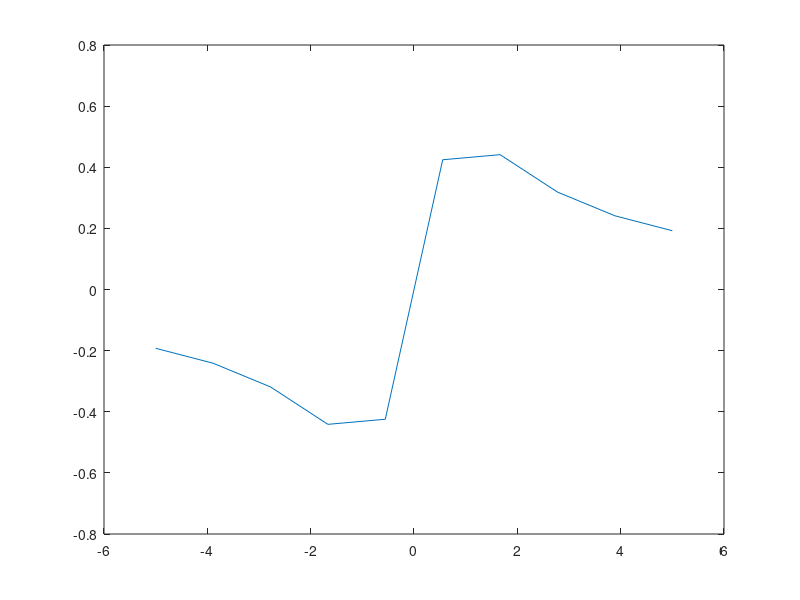
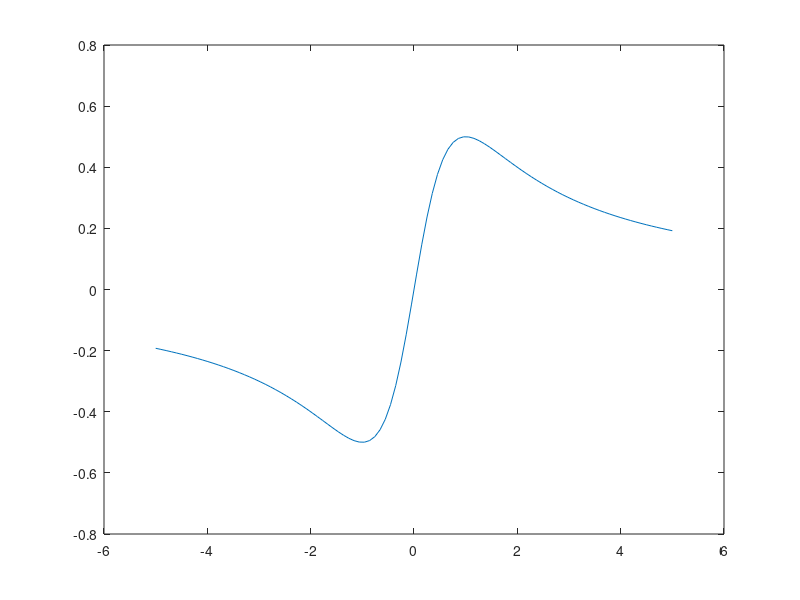
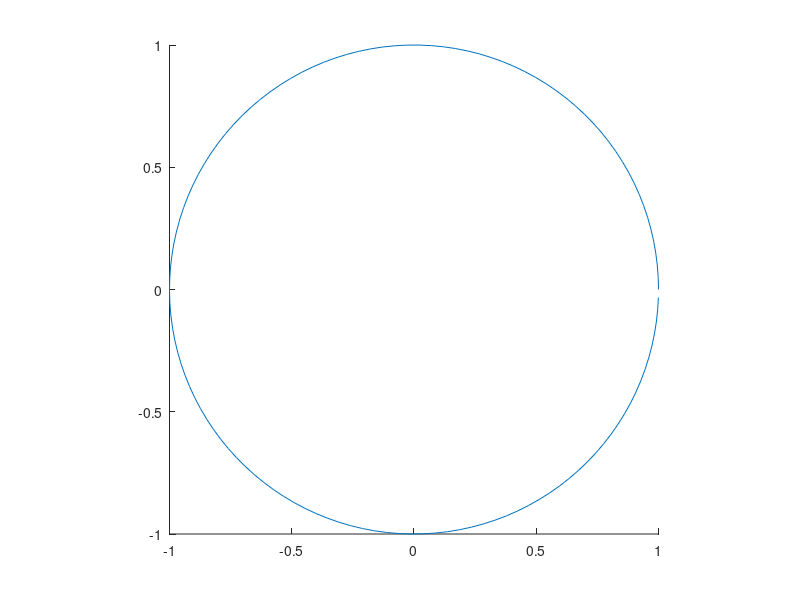
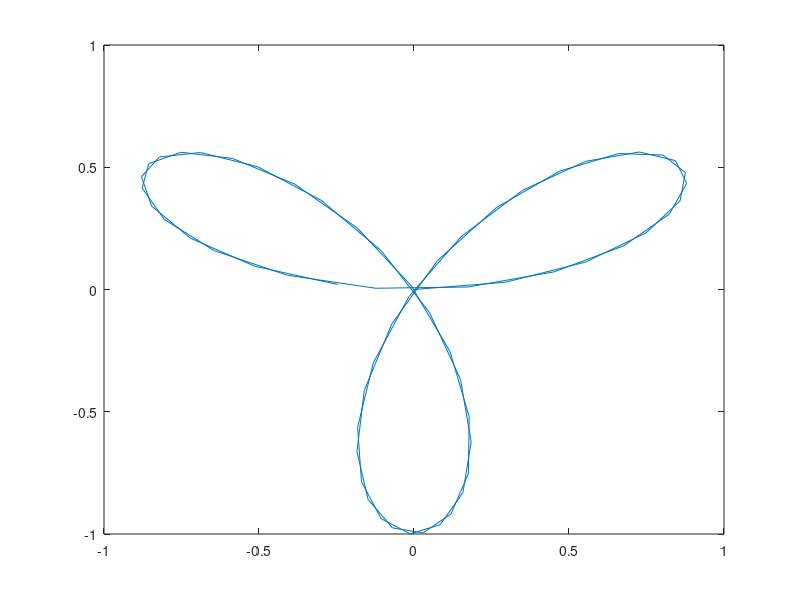

The MATLAB script that drew these images, in order:
%% Lab 1 -- MTH 351 -- John Waczak

%%
clear all;

%% TASK A 
% Fire up MATLAB on your computer can create two 3x5 matrices and name them
% tut1 and tut2. The matrix you call tut2 should contain no zeros.
% Use the size command to verify the size of the matrices you created above
tut1 = [1,2,3,4,5;5,4,3,2,1;0,0,0,0,0]; 
size(tut1)
tut2 = ones(3,5); 
size(tut2)

%% TASK B 
% use only the commands ones and diag to create a 5x5 identity matrix
% Create a row vector of all even integers between 5 and 25.

%%
% creating identity matrix
diag_ones = ones(5,1);
id_mat = diag(diag_ones);
diag_ones
id_mat

%%
% creating even integer vector
even_ints = 6:2:24;
even_ints

%% TASK C

fdj = [ 1 2 3;5 4 3; 6 5 8 ];

fdj
fdj+3
fdj-6
fdj./2
% Demonstrates component-wise addition, subtraction, and addition
%%
abc = 1:10;
def = 5:14;
% initialize two vectors of integers over two specified ranges
ghi = 3*abc + def
% perform vector arithmetic 

%%
abc = [1 2 3 4;5 6 7 8];
def = [4 3 2 1;8 7 6 5];
% initialize two 2x4 arrays
abc + def
% add arrays component-wise

%%
tut1 .* tut2
tut2 .* tut1
tut1 ./ tut2
tut2 ./ tut1
tut1 .^ 2
% demonstrates component-wise operations on matrices from TASK A
% inf are created upon dividing by zero element wise 

%% TASK E 
% graph has poor resolution... only using 10 data points 
figure()
x1 = linspace(-5,5,10) ;
y=x1./(1+x1.^2);
plot(x1,y)


%%
% better resolution due to increased number of points
figure()
x2 = linspace(-5,5,100) ;
y=x2./(1+x2.^2);
plot(x2,y)


%%
% square makes sure that axes have same length in screen so circles aren't 
% distorted
figure()
theta = 0 : 0.05 : 2*pi;
hold on 
axis('square')
plot(cos(theta),sin(theta))
hold off 
 

%%
% example of a parametric polar plot
figure() 
theta = 0 : 0.1 : 2*pi;
r = sin(3*theta);
plot(r .* cos(theta), r .* sin(theta))
















